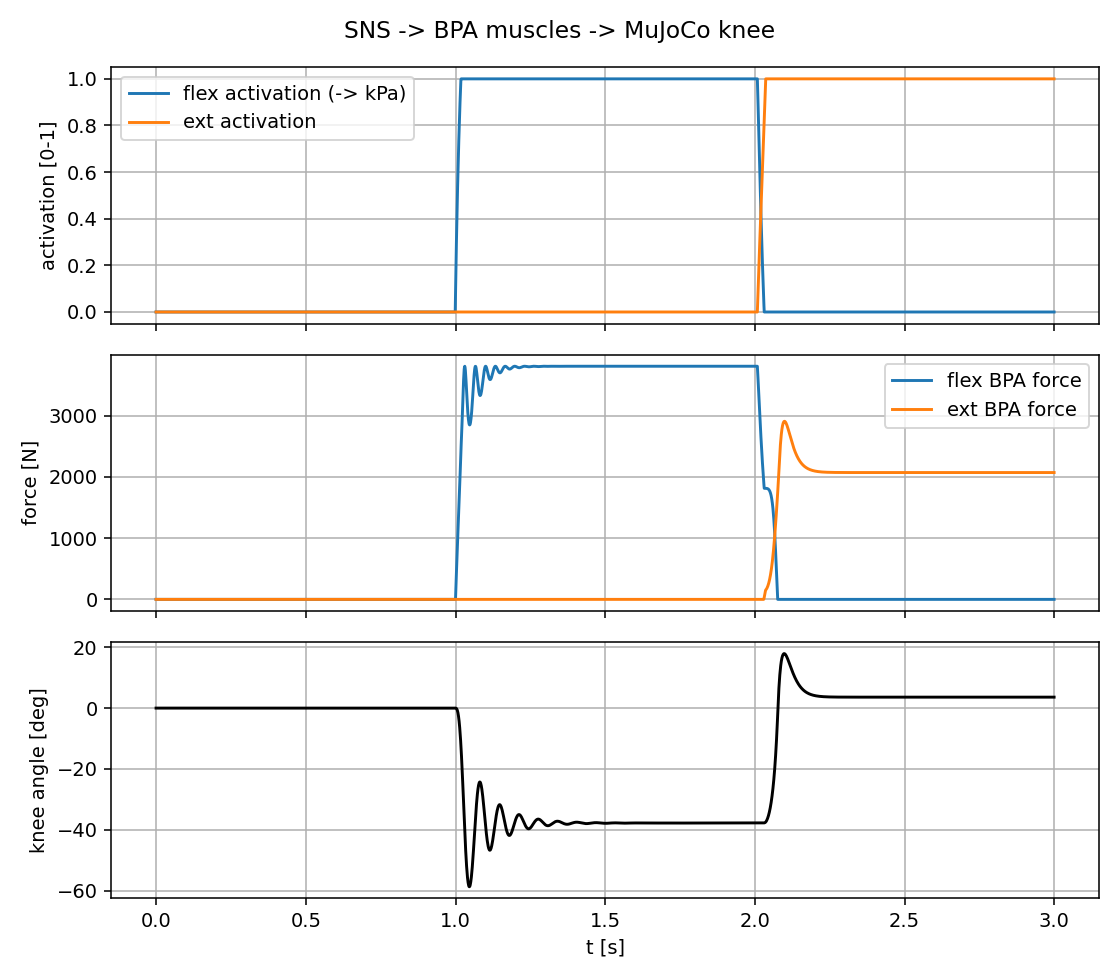

Source code (Python):
"""
End-to-end demo: SNS-Toolbox neural network -> custom BPA muscles -> MuJoCo.

Builds a minimal 1-DOF knee (shank on a hinge) with two antagonist BPA
tendons (20 mm Festo BPAs, the BPA force law), drives them with a tiny
Synthetic Nervous System (command neuron -> antagonist motor neurons with
reciprocal inhibition), and simulates the coupled loop.

The network commands a flexion burst, then an extension burst; forces,
pressure (activation) and the joint angle are logged and plotted to
sns_bpa_demo.png.

Run inside the `myoconv` env:
    conda run --live-stream -n myoconv python sns_bpa_demo.py
"""

from pathlib import Path

import mujoco
import numpy as np

from bpa_muscle import BPAMuscle
from bpa_mujoco import BPAMuscleSystem

HERE = Path(__file__).parent

# --------------------------------------------------------------------- MJCF
MJCF = """
<mujoco model="bpa_knee_demo">
  <compiler angle="radian"/>
  <option timestep="0.001" gravity="0 0 -9.81"/>
  <worldbody>
    <!-- thigh welded to world; shank on a hinge (positive angle = flexion) -->
    <body name="thigh" pos="0 0 0.45">
      <geom type="box" size="0.02 0.02 0.20" pos="0 0 -0.10" rgba="0.6 0.6 0.6 1"/>
      <site name="flex_org" pos=" 0.05 -0.005 -0.10"/>
      <site name="ext_org"  pos="-0.05 -0.005 -0.10"/>
      <body name="shank" pos="0 0 -0.20">
        <joint name="knee" type="hinge" pos="0 0 0" axis="0 -1 0" limited="true"
               range="-2.2 0" damping="0.5" armature="0.01"/>
        <geom type="capsule" size="0.02" fromto="0 0 0 0 0 -0.20" rgba="0.8 0.4 0.4 1"/>
        <geom type="sphere" size="0.03" pos="0 0 -0.22" density="1200"/>
        <site name="flex_ins"  pos=" 0.02 -0.005 -0.10"/>
        <site name="ext_ins"   pos="-0.02 -0.005 -0.10"/>
      </body>
    </body>
  </worldbody>
  <tendon>
    <spatial name="knee_flex_tendon">
      <site site="flex_org"/>
      <site site="flex_ins"/>
    </spatial>
    <spatial name="knee_ext_tendon">
      <site site="ext_org"/>
      <site site="ext_ins"/>
    </spatial>
  </tendon>
  <actuator>
    <general name="knee_flex_bpa" tendon="knee_flex_tendon"
             gaintype="fixed" gainprm="0 0 0" biastype="none" biasprm="0 0 0"
             ctrlrange="0 1" ctrllimited="true"/>
    <general name="knee_ext_bpa" tendon="knee_ext_tendon"
             gaintype="fixed" gainprm="0 0 0" biastype="none" biasprm="0 0 0"
             ctrlrange="0 1" ctrllimited="true"/>
  </actuator>
</mujoco>
"""

# Typical 20 mm BPA parameters (the MonoPam contexts use these orders)
# 20 mm BPA sized to the ~0.20 m straight-line routes (rest ~= route - 2*fit)
BPA = dict(diameter=20, resting_length=0.155, kmax_length=0.116,  # 25% contraction
           fitting_length=0.025, tendon_length=0.0, bpa_count=2,
           pressure_max_kpa=620.0, wraps=1)


def build_network(dt):
    """Command neuron -> two antagonist motor neurons with recip. inhibition."""
    from sns_toolbox.networks import Network
    from sns_toolbox.connections import NonSpikingSynapse
    from sns_toolbox.neurons import NonSpikingNeuron
    net = Network(name="BPA knee")
    # F = flexor MN, E = extensor MN (resting 0 mV, e_hi ~ 5 mV);
    # separate command inputs per MN + reciprocal inhibition for switching
    net.add_neuron(NonSpikingNeuron(membrane_capacitance=0.02,
                                    membrane_conductance=1.0), name="F")
    net.add_neuron(NonSpikingNeuron(membrane_capacitance=0.02,
                                    membrane_conductance=1.0), name="E")
    net.add_input("F")
    net.add_input("E")
    # whichever MN is driven harder suppresses the other
    net.add_connection(NonSpikingSynapse(max_conductance=3.0, reversal_potential=-5.0), "F", "E")
    net.add_connection(NonSpikingSynapse(max_conductance=3.0, reversal_potential=-5.0), "E", "F")
    return net.compile(dt=dt, backend="numpy")


def main(sim_time=3.0, dt=0.001):
    model = mujoco.MjModel.from_xml_string(MJCF)
    data = mujoco.MjData(model)
    mujoco.mj_resetDataKeyframe(model, data, 0) if model.nkey > 0 else None

    muscles = {
        "knee_flex_bpa": BPAMuscle(name="knee_flex_bpa", **BPA),
        "knee_ext_bpa": BPAMuscle(name="knee_ext_bpa", **BPA),
    }
    system = BPAMuscleSystem(muscles)
    system.attach(model)
    mujoco.set_mjcb_control(system.cb)

    net = build_network(dt)
    qadoi = model.jnt_qposadr[model.joint("knee").id]

    steps = int(sim_time / dt)
    log = {k: np.zeros(steps) for k in
           ("t", "q", "F_flex", "F_ext", "a_flex", "a_ext")}

    for k in range(steps):
        t = k * dt
        # command: rest (0-1 s) -> flex (1-2 s) -> extend (2-3 s)
        # command: rest (0-1 s) -> flex (1-2 s) -> extend (2-3 s)
        i_flex = 8.0 if 1.0 <= t < 2.0 else 0.0
        i_ext = 8.0 if t >= 2.0 else 0.0
        out = net.forward([i_flex, i_ext])    # SNS network step
        v = net.V                             # membrane potentials (mV)
        a_flex = float(np.clip(v[0] / 5.0, 0.0, 1.0))   # normalize e_hi=5 mV
        a_ext = float(np.clip(v[1] / 5.0, 0.0, 1.0))
        system.set_activation("knee_flex_bpa", a_flex)
        system.set_activation("knee_ext_bpa", a_ext)

        mujoco.mj_step(model, data)

        log["t"][k] = t
        log["q"][k] = data.qpos[qadoi]
        log["F_flex"][k], log["F_ext"][k] = (system.forces(data)["knee_flex_bpa"],
                                             system.forces(data)["knee_ext_bpa"])
        log["a_flex"][k], log["a_ext"][k] = a_flex, a_ext

    mujoco.set_mjcb_control(None)   # release the callback

    print(f"final knee angle: {np.degrees(log['q'][-1]):7.2f} deg "
          f"(0 = straight, negative = flexed)")
    print(f"peak flex force: {log['F_flex'].max():7.1f} N, "
          f"peak ext force: {log['F_ext'].max():7.1f} N")

    try:
        import matplotlib.pyplot as plt
        fig, ax = plt.subplots(3, 1, figsize=(8, 7), sharex=True)
        ax[0].plot(log["t"], log["a_flex"], label="flex activation (-> kPa)")
        ax[0].plot(log["t"], log["a_ext"], label="ext activation")
        ax[0].set_ylabel("activation [0-1]")
        ax[0].legend(); ax[0].grid(True)
        ax[1].plot(log["t"], log["F_flex"], label="flex BPA force")
        ax[1].plot(log["t"], log["F_ext"], label="ext BPA force")
        ax[1].set_ylabel("force [N]"); ax[1].legend(); ax[1].grid(True)
        ax[2].plot(log["t"], np.degrees(log["q"]), "k")
        ax[2].set_ylabel("knee angle [deg]"); ax[2].set_xlabel("t [s]")
        ax[2].grid(True)
        fig.suptitle("SNS -> BPA muscles -> MuJoCo knee")
        fig.tight_layout()
        out = HERE / "sns_bpa_demo.png"
        fig.savefig(out, dpi=140)
        print(f"plot written to {out}")
    except Exception as e:      # plotting is optional
        print(f"(plot skipped: {e})")


if __name__ == "__main__":
    main()
